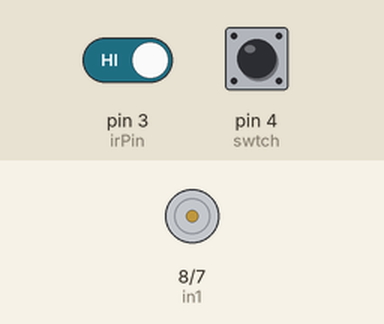
Bench run of a sketch on a simulated Arduino Uno, built with avr-gcc and run on an emulated ATmega328P. On the bench: motor-driver pin pairs drawn as motors (green arrow = first pin HIGH = forward, orange = second pin HIGH = backward, longer = more drive, scaled by the enable pin). Inputs (shaded band) come from the test bench; at power-on: pin 3 (irPin) HIGH, pin 4 (swtch) HIGH.

Above: at 1.2 s.
1.3 s: pin 3 (irPin) driven LOW
At 2.7 s:
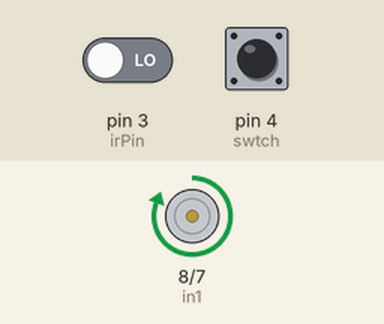
Timing chart, 0 to 4.3 s (numbered marks = the images above; inputs shaded):
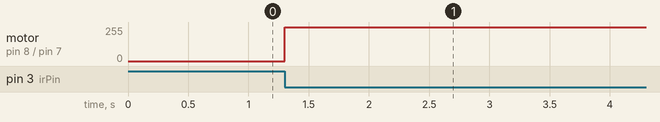

Measured:
- after the input at 1.3 s, motor on pin 8 (in1) / pin 7 (in2): stopped → forward 255/255 at once

The sketch:

tvc3.ino
```cpp
int irPin = 3; //connect the ir output pin to Arduino pin 3

int enA = 9;
int in1 = 8;
int in2 = 7;
int speed = 255;
uint64_t motorTime = 5000;

int swtch = 4; //connect the switch between pin 4 and ground

long  duration;
int   distance;
int   targetDistance = 15;
int   sensorState = 0, lastState = 0;


void setup() {
  pinMode(enA, OUTPUT);
  pinMode(in1, OUTPUT);
  pinMode(in2, OUTPUT);

  pinMode(irPin, INPUT);
  pinMode(swtch, INPUT_PULLUP);

  Serial.begin(115200);
  digitalWrite(in1, LOW);
  digitalWrite(in2, LOW);
  analogWrite(enA, speed);
}
void loop() {

  if (digitalRead(irPin) == LOW && digitalRead(swtch)) {
    digitalWrite(in1, HIGH);
    digitalWrite(in2, LOW);
    delay(motorTime);
    digitalWrite(in1, LOW);
    digitalWrite(in2, LOW);
  }

}
```
